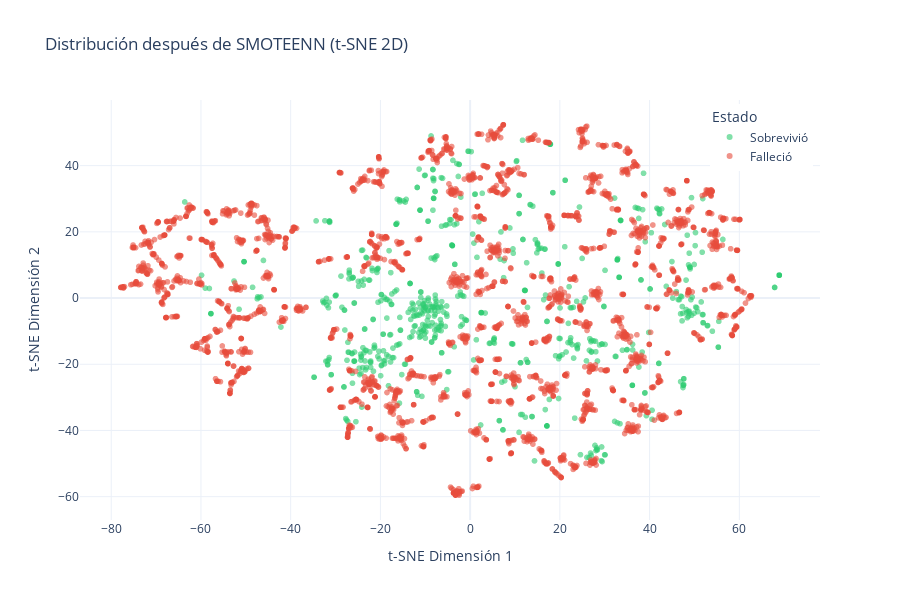

Write notebook code for a chart like this one.
### Code cell
# t-SNE sobre datos con SMOTEENN
print("Calculando t-SNE sobre datos balanceados con SMOTEENN (puede tomar unos segundos)...")
tsne_smoteenn = TSNE(n_components=2, random_state=42, perplexity=30)
X_tsne_smoteenn = tsne_smoteenn.fit_transform(X_resampled)

# Crear DataFrame
df_tsne_smoteenn = pd.DataFrame({
    'TSNE1': X_tsne_smoteenn[:, 0],
    'TSNE2': X_tsne_smoteenn[:, 1],
    'Mortalidad': pd.Series(y_resampled).map({0: 'Sobrevivió', 1: 'Falleció'})
})

# Visualización t-SNE con SMOTEENN
fig_tsne_smoteenn = px.scatter(
    df_tsne_smoteenn, 
    x='TSNE1', 
    y='TSNE2', 
    color='Mortalidad',
    color_discrete_map={'Sobrevivió': '#2ecc71', 'Falleció': '#e74c3c'},
    title='Distribución después de SMOTEENN (t-SNE 2D)',
    labels={'TSNE1': 't-SNE Dimensión 1', 'TSNE2': 't-SNE Dimensión 2'},
    opacity=0.6
)

fig_tsne_smoteenn.update_layout(
    template='plotly_white',
    width=900,
    height=600,
    legend=dict(title='Estado', yanchor="top", y=0.99, xanchor="right", x=0.99)
)

fig_tsne_smoteenn.show()

### Figure 1 — Plotly figure (JSON) as saved in the notebook; plotly's stock layout.template omitted (floating-point values rounded to 4 significant figures; data arrays with more than 128 entries replaced by an {"elided": "..."} marker saying what was removed)
{"data": [{"hovertemplate": "Mortalidad=Sobrevivió<br>t-SNE Dimensión 1=%{x}<br>t-SNE Dimensión 2=%{y}<extra></extra>", "legendgroup": "Sobrevivió", "marker": {"color": "#2ecc71", "opacity": 0.6, "symbol": "circle"}, "mode": "markers", "name": "Sobrevivió", "showlegend": true, "type": "scattergl", "x": {"elided": "642 float values"}, "xaxis": "x", "y": {"elided": "642 float values"}, "yaxis": "y"}, {"hovertemplate": "Mortalidad=Falleció<br>t-SNE Dimensión 1=%{x}<br>t-SNE Dimensión 2=%{y}<extra></extra>", "legendgroup": "Falleció", "marker": {"color": "#e74c3c", "opacity": 0.6, "symbol": "circle"}, "mode": "markers", "name": "Falleció", "showlegend": true, "type": "scattergl", "x": {"elided": "2788 float values"}, "xaxis": "x", "y": {"elided": "2788 float values"}, "yaxis": "y"}], "layout": {"height": 600, "legend": {"title": {"text": "Estado"}, "tracegroupgap": 0, "x": 0.99, "xanchor": "right", "y": 0.99, "yanchor": "top"}, "title": {"text": "Distribución después de SMOTEENN (t-SNE 2D)"}, "width": 900, "xaxis": {"anchor": "y", "domain": [0, 1], "title": {"text": "t-SNE Dimensión 1"}}, "yaxis": {"anchor": "x", "domain": [0, 1], "title": {"text": "t-SNE Dimensión 2"}}}}
